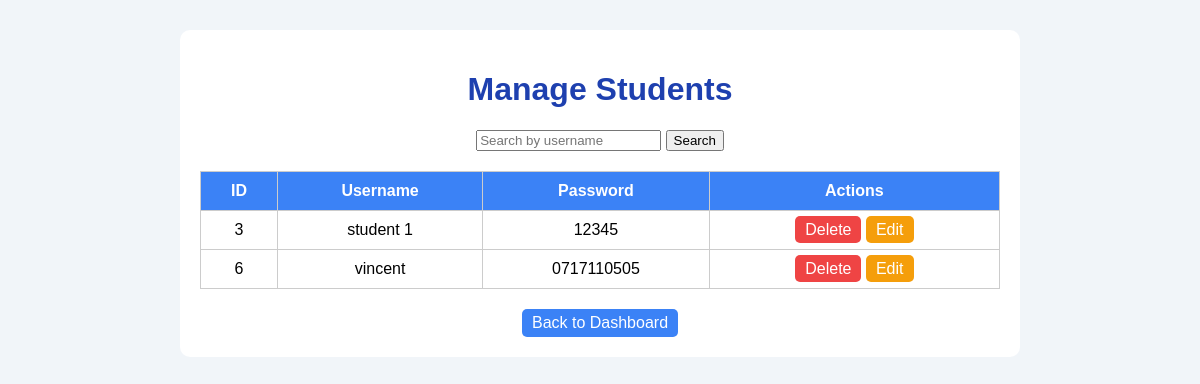
/managestudents.php (signed in), run on the app's committed database.
### tables this page shows
CREATE TABLE `users` (
  `id` int(11) NOT NULL,
  `username` varchar(50) DEFAULT NULL,
  `password` varchar(255) DEFAULT NULL,
  `role` varchar(20) DEFAULT NULL
);

### managestudents.php (the view, shortened to what this page needs)
<?php
$host = "localhost";
$dbuser = "root";
$dbpass = "";
$dbname = "english_portal";
$conn = new mysqli($host, $dbuser, $dbpass, $dbname);
$search = "";
if(isset($_GET['search'])){
    $search = $conn->real_escape_string($_GET['search']);
    $sql = "SELECT * FROM users WHERE role='student' AND username LIKE '%$search%'";
} else {
    $sql = "SELECT * FROM users WHERE role='student'";
}
$result = $conn->query($sql);
?>
<!DOCTYPE html>
<html lang="en">
<head>
</head>
<body>
<div class="container">
<h1>Manage Students</h1>
<form method="GET" action="">
    <input type="text" name="search" placeholder="Search by username" value="<?php echo htmlspecialchars($search); ?>">
    <input type="submit" value="Search">
</form>
<table>
<tr>
    <th>ID</th>
    <th>Username</th>
    <th>Password</th>
    <th>Actions</th>
</tr>
<?php
if($result->num_rows > 0){
    while($row = $result->fetch_assoc()){
        echo "<tr>
            <td>".$row['id']."</td>
            <td>".$row['username']."</td>
            <td>".$row['password']."</td>
            <td>
                <a href='?delete_id=".$row['id']."' class='delete' onclick='return confirm(\"Are you sure?\")'>Delete</a>
                <a href='#' onclick='editStudent(".$row['id'].",\"".$row['username']."\",\"".$row['password']."\")' class='edit'>Edit</a>
            </td>
        </tr>";
    }
} else {
    echo "<tr><td colspan='4'>No students found</td></tr>";
}
?>
</table>
<a href="teacher_dashboard.php" class="btn">Back to Dashboard</a>
</div>
</body>
</html>

### managestudents.php (style rules this page uses)
body { font-family: Arial; background: #f1f5f9; text-align: center; }
.container { max-width: 800px; margin: 30px auto; padding: 20px; background: white; border-radius: 10px; }
h1 { color: #1e40af; }
table { width: 100%; border-collapse: collapse; margin-top: 20px; }
th, td { border: 1px solid #ccc; padding: 10px; text-align: center; }
th { background: #3b82f6; color: white; }
a, button { text-decoration: none; padding: 5px 10px; border-radius: 5px; }
a.delete { background: #ef4444; color: white; }
a.edit { background: #f59e0b; color: white; }
a.btn { background: #3b82f6; color: white; margin-top: 20px; display: inline-block; }

### data on the page
users: id "3", username "student 1", password "12345"
users: id "6", username "vincent", password "0717110505"
